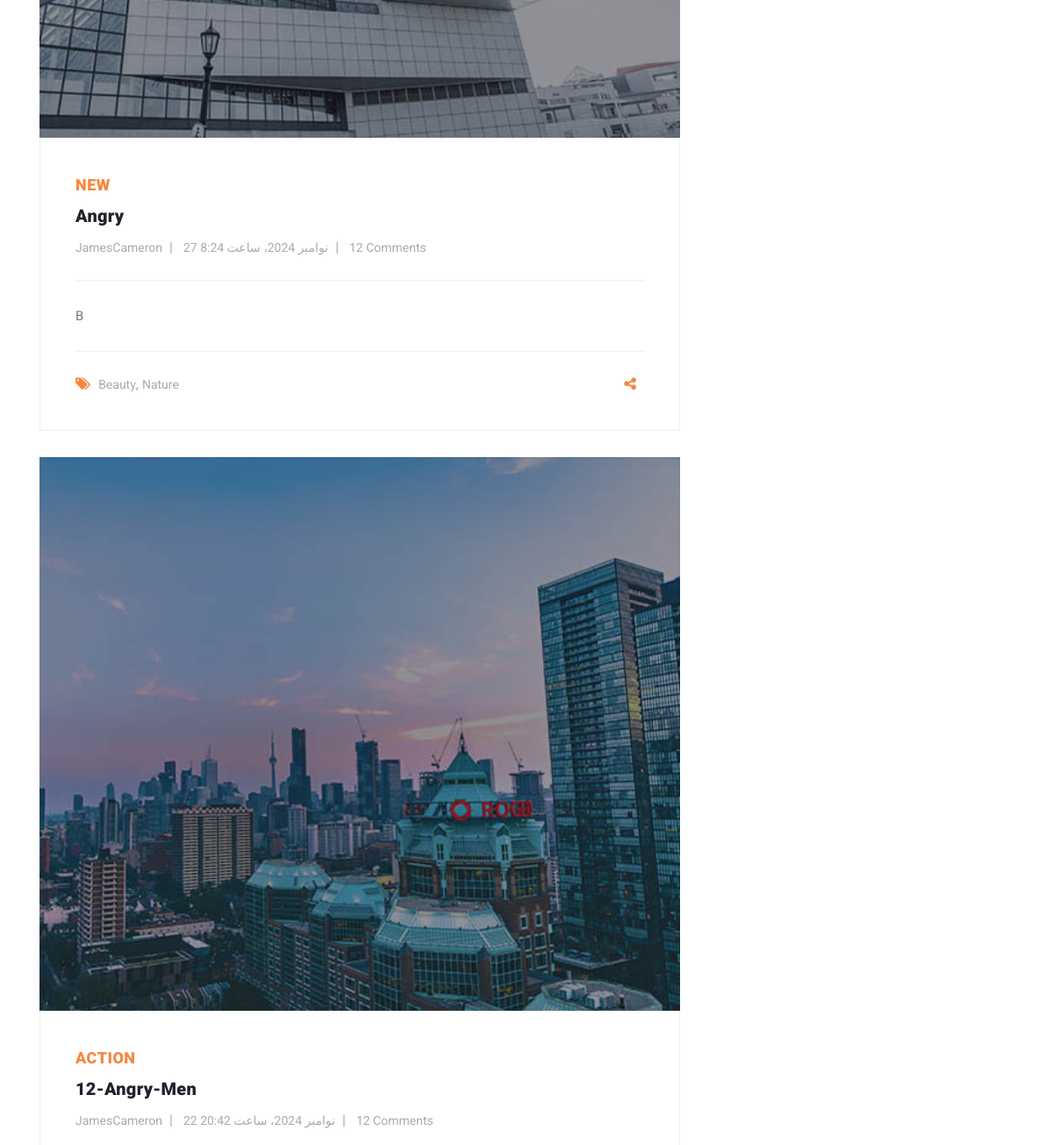
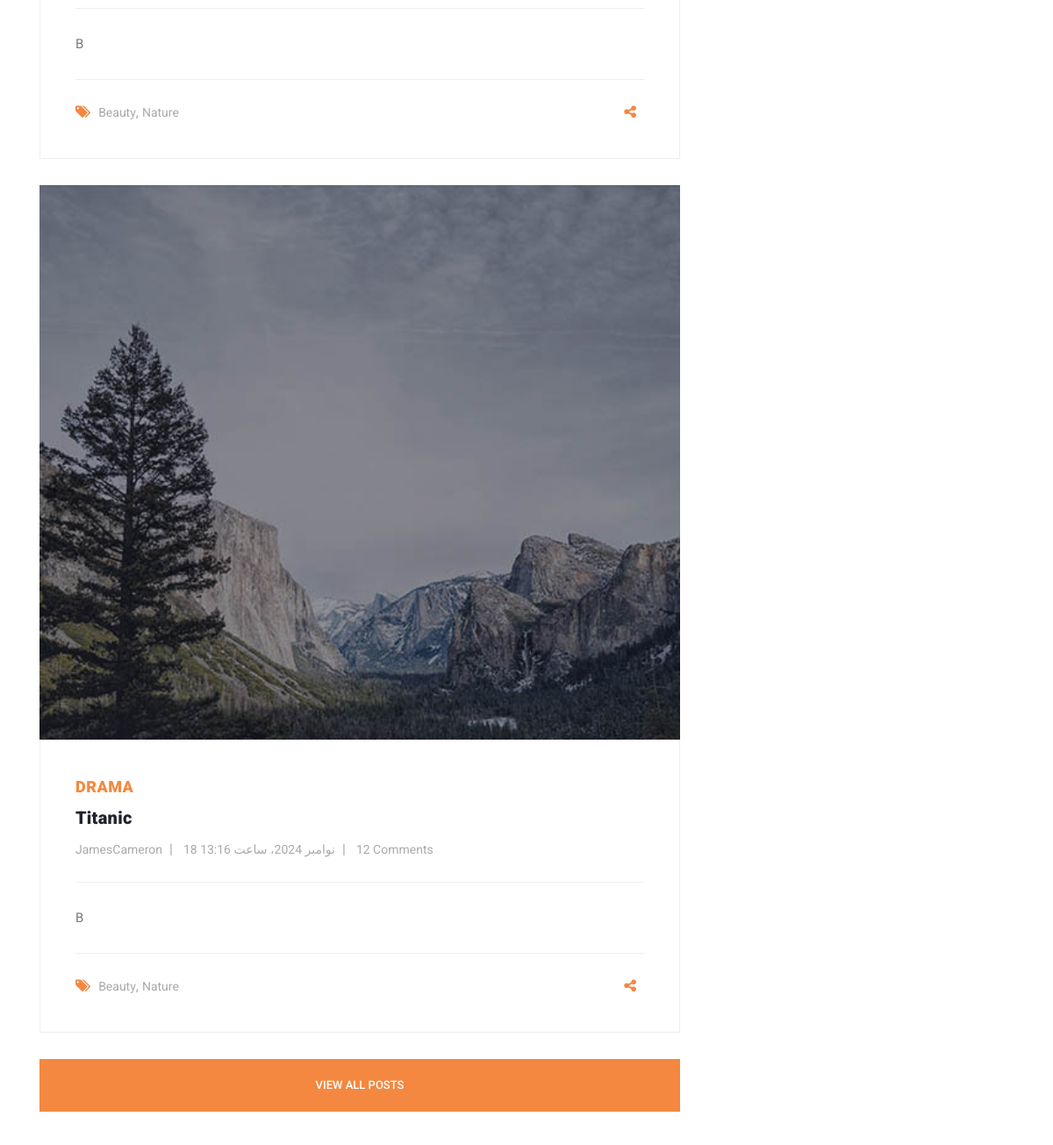
The app's page / (middle part), older data (2 pictures, top to bottom).
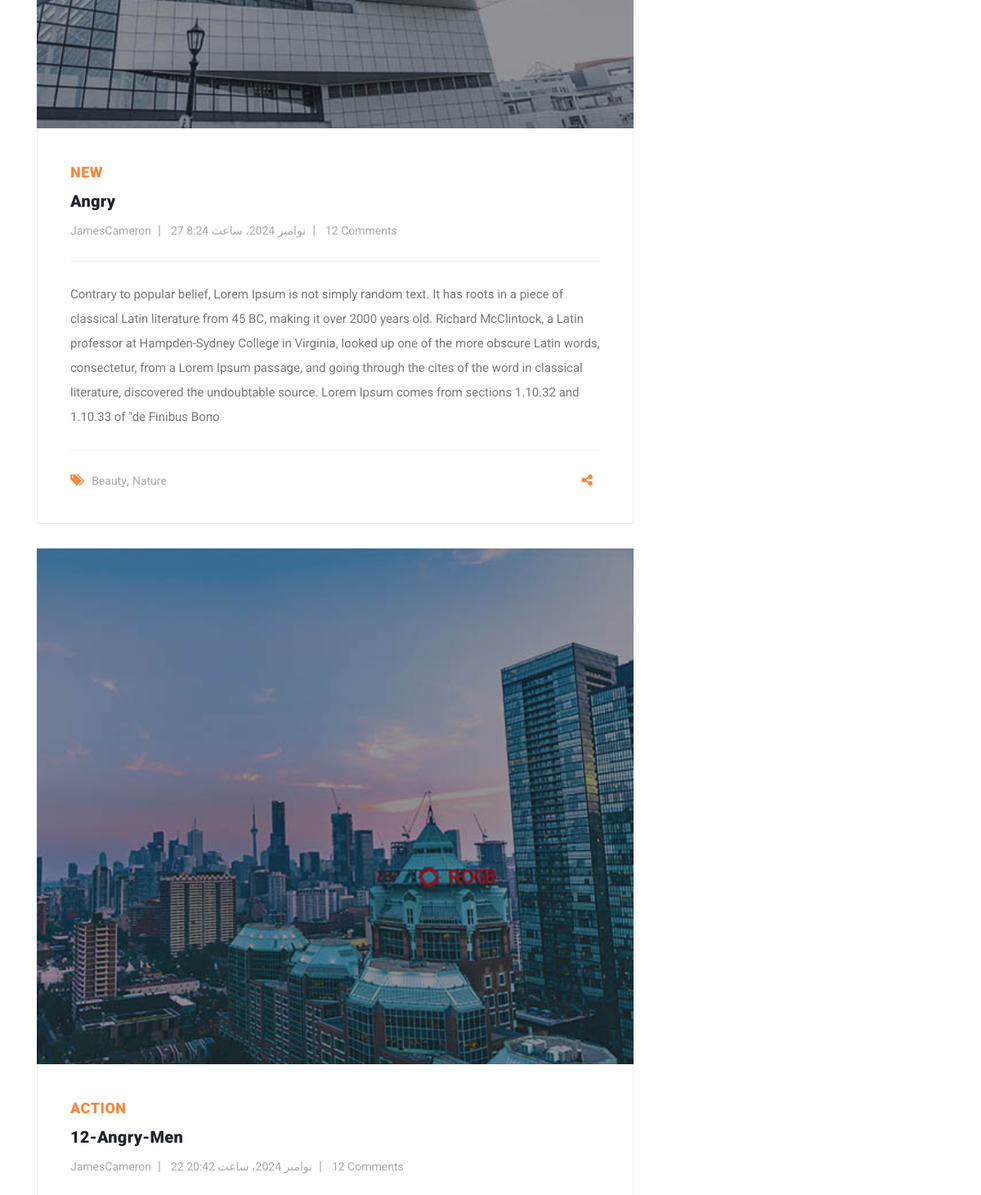
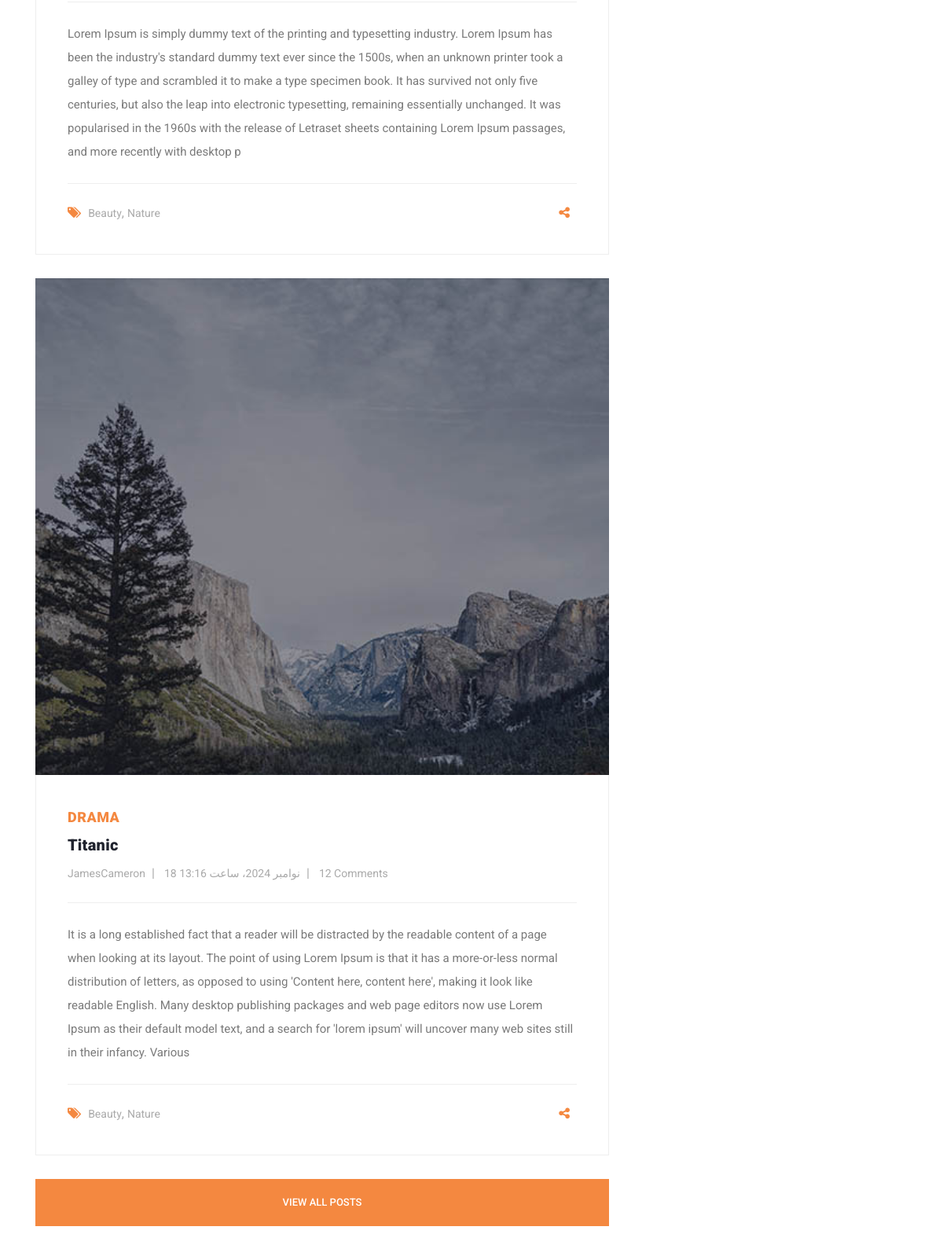
The same page, newer data (2 pictures, top to bottom).
### blog/models.py (models this page shows, shortened)
class Article(models.Model):
    CHOICES = (
        ('A','PYTHON'),
        ('B','DJANGO')
    )
    author = models.ForeignKey(User, on_delete=models.CASCADE)
    category = models.ManyToManyField(Category,related_name='articles')
    title = models.CharField(max_length=70,help_text='enter title',unique=True)
    body = models.TextField()
    image = models.ImageField(upload_to='images/articles',unique_for_date='pop_date')
    created = models.DateTimeField(auto_now_add=True)
    updated = models.DateTimeField(auto_now=True)
    pop_date = models.DateField(default=timezone.now())
    floatfield = models.FloatField(default=0)
    myfile = models.FileField(null=True,upload_to='files/articles')
    status = models.BooleanField(default=False)
    objects = models.Manager()
    custom = ArticleManager()
    slug = models.SlugField(unique=True,null=True,blank=True)
    pub_date = models.DateField(default=timezone.now())
    class Meta:
        ordering = ['-updated',]
        verbose_name = 'post'
    def get_absolute_url(self):
        return reverse('blog:article_detail',kwargs={'slug':self.slug})

class Category(models.Model):
    name = models.CharField(max_length=50,verbose_name="عنوان")
    created = models.DateTimeField(auto_now_add=True)
    slug = models.SlugField(unique=True,null=False,default='')
    def __str__(self):
        return self.name
    class Meta:
        verbose_name = 'دسته بندی '

### home/views.py (the view)
# urls.py: path("",views.home,name="home"),
def home(request):
    article = Article.objects.all()
    recent_articles = Article.objects.all()[:3]
    return render(request,'home/index.html',context={'articles':article})

### account/templatetags/filters.py (called while the page is built)
@register.filter
def cutter(value,arg):
    return value[:arg]

@register.simple_tag
def current_time(format_string):
    return datetime.datetime.now().strftime(format_string)

### context_processors/context_processors.py (called while the page is built)
def recent_articles(request):
    from blog.models import Article, Category
    recent_articles = Article.objects.order_by('-created')
    categories = Category.objects.all()
    return  {'recent_articles': recent_articles,'categories': categories}

### home/templatetags/my_template_tags.py (called while the page is built)
@register.inclusion_tag('home/result.html')
def show_result(text):
    return {'text': text}

### home/templates/home/index.html (shortened to what this page needs)
{% extends 'base.html' %}
{% load render_partial %}
{% load social_share %}
{% load static %}
{% load filters %}
{% load my_template_tags %}
{% block content %}
    <section class="blog-posts">
        <div class="container">
            <div class="row">
                <div class="col-lg-8">
                    <div class="all-blog-posts">
                        <div class="row">
                            {% for article in recent_articles %}
                                <div class="col-lg-12">
                                    <div class="blog-post">
                                        <div class="blog-thumb">
                                            <img src="{{ article.image.url }}" alt="">
                                        </div>
                                        <div class="down-content">
                                            <span>{{ article.category.all.first }}</span>
                                            <a href="{% url 'blog:article_detail' article.slug %}">
                                                <h4>{{ article.title }}</h4></a>
                                            <ul class="post-info">
                                                <li><a href="#">{{ article.author }}</a></li>
                                                <li><a href="#">{{ article.created }}</a></li>
                                                <li><a href="#">12 Comments</a></li>
                                            </ul>
                                            <p>{{ article.body|cutter:500 }}</p>
                                            <div class="post-options">
                                                <div class="row">
                                                    <div class="col-6">
                                                        <ul class="post-tags">
                                                            <li><i class="fa fa-tags"></i></li>
                                                            <li><a href="#">Beauty</a>,</li>
                                                            <li><a href="#">Nature</a></li>
                                                        </ul>
                                                    </div>
                                                    <div class="col-6">
                                                        <ul class="post-share">
                                                            <li><i class="fa fa-share-alt"></i></li>
                                                        </ul>
                                                    </div>
                                                </div>
                                            </div>
                                        </div>
                                    </div>
                                </div>
                            {% endfor %}
                            <div class="col-lg-12">
                                <div class="main-button">
                                    <a href="{% url 'blog:list' %}">View All Posts</a>
                                </div>
                            </div>
                        </div>
                    </div>
                </div>
            </div>
        </div>
    </section>
{% endblock %}

Row changes from the older to the newer data that the page shows:
changed Article "Angry": body "B" → "Contrary to popular belief, Lorem Ipsum is not simply random text. It has roots in a piece of classical Latin literature from 45 BC, making it over 2000 years old. Richard McClintock, a Latin professor at Hampden-Sydney College in Virginia, looked up one of the more obscure Latin words, consectetur, from a Lorem Ipsum passage, and going through the cites of the word in classical literature, discovered the undoubtable source. Lorem Ipsum comes from sections 1.10.32 and 1.10.33 of \"de Finibus Bono"
changed Article "12-Angry-Men": body "B" → "Lorem Ipsum is simply dummy text of the printing and typesetting industry. Lorem Ipsum has been the industry's standard dummy text ever since the 1500s, when an unknown printer took a galley of type and scrambled it to make a type specimen book. It has survived not only five centuries, but also the leap into electronic typesetting, remaining essentially unchanged. It was popularised in the 1960s with the release of Letraset sheets containing Lorem Ipsum passages, and more recently with desktop p"
changed Article "Titanic": body "B" → "It is a long established fact that a reader will be distracted by the readable content of a page when looking at its layout. The point of using Lorem Ipsum is that it has a more-or-less normal distribution of letters, as opposed to using 'Content here, content here', making it look like readable English. Many desktop publishing packages and web page editors now use Lorem Ipsum as their default model text, and a search for 'lorem ipsum' will uncover many web sites still in their infancy. Various"
